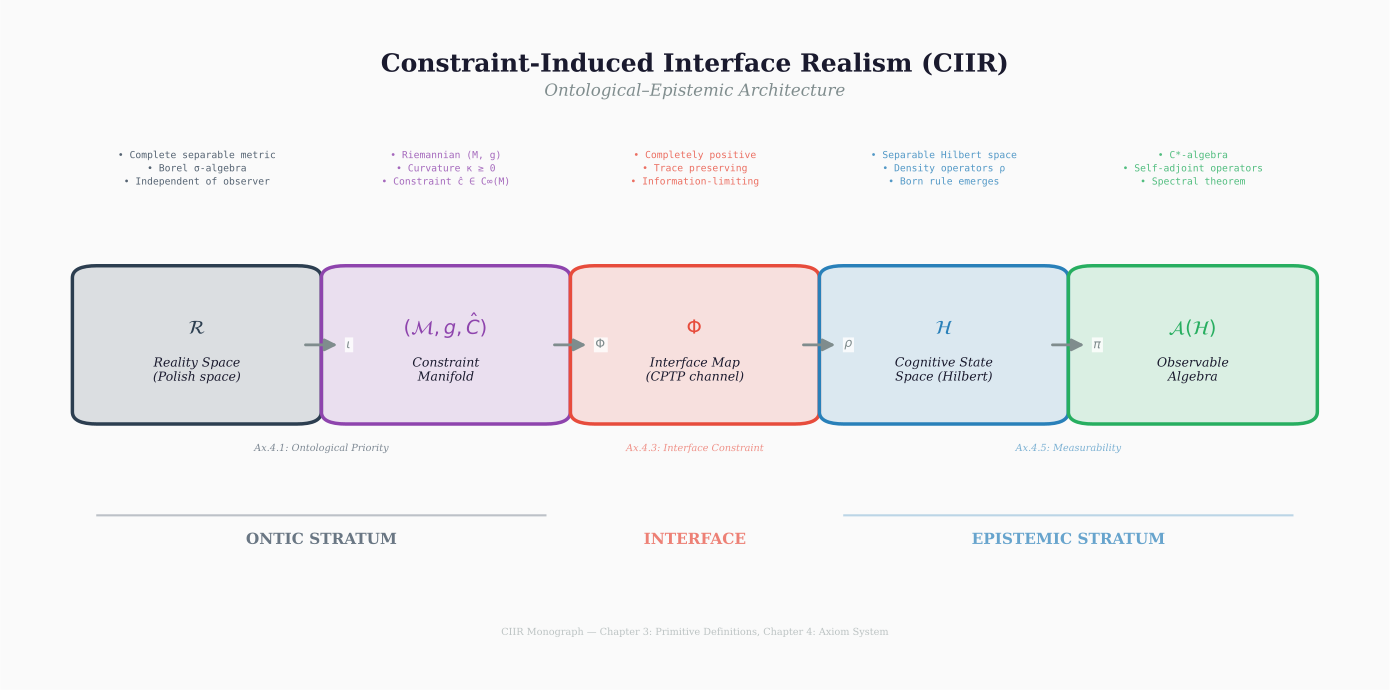

This figure's Python source:
#!/usr/bin/env python3
"""
Figure 1: CIIR Architecture Overview
=====================================
Layered diagram showing the full CIIR ontological–epistemic pipeline:

  Reality Space (R) → Constraint Manifold (M) → Interface Map (Φ)
  → Cognitive State Space (H) → Observable Algebra A(H)

Publication-quality, 300 DPI, Nature-style colour palette.
"""

import matplotlib
matplotlib.use("Agg")
import matplotlib.pyplot as plt
import matplotlib.patches as mpatches
from matplotlib.patches import FancyBboxPatch, FancyArrowPatch
import numpy as np

# ── colour palette (Nature / PRL style) ─────────────────────────
C_ONTIC    = "#2C3E50"   # dark blue-grey  — ontic stratum
C_CONSTR   = "#8E44AD"   # deep purple     — constraint layer
C_IFACE    = "#E74C3C"   # vermillion      — interface
C_EPISTEMIC = "#2980B9"  # steel blue      — epistemic (Hilbert)
C_OBS      = "#27AE60"   # emerald         — observable algebra
C_ARROW    = "#7F8C8D"   # grey            — arrows
C_BG       = "#FAFAFA"   # off-white       — background
C_TEXT     = "#1A1A2E"   # near-black      — text

def make_layer_box(ax, x, y, w, h, label, sublabel, colour, alpha=0.15):
    """Draw a rounded box with label."""
    box = FancyBboxPatch(
        (x - w / 2, y - h / 2), w, h,
        boxstyle="round,pad=0.02",
        facecolor=colour, edgecolor=colour,
        alpha=alpha, linewidth=2.0, zorder=2
    )
    ax.add_patch(box)
    border = FancyBboxPatch(
        (x - w / 2, y - h / 2), w, h,
        boxstyle="round,pad=0.02",
        facecolor="none", edgecolor=colour,
        linewidth=2.5, zorder=3
    )
    ax.add_patch(border)
    ax.text(x, y + 0.01, label,
            ha="center", va="bottom", fontsize=14, fontweight="bold",
            color=colour, zorder=4, family="serif")
    ax.text(x, y - 0.02, sublabel,
            ha="center", va="top", fontsize=9, color=C_TEXT,
            zorder=4, family="serif", style="italic")

def draw_arrow(ax, x0, y0, x1, y1, label, colour=C_ARROW):
    """Draw a styled arrow with label."""
    ax.annotate(
        "", xy=(x1, y1), xytext=(x0, y0),
        arrowprops=dict(
            arrowstyle="-|>", color=colour,
            lw=2.0, mutation_scale=18,
            connectionstyle="arc3,rad=0.0"
        ), zorder=5
    )
    mx, my = (x0 + x1) / 2, (y0 + y1) / 2
    ax.text(mx + 0.02, my, label,
            ha="left", va="center", fontsize=9, color=colour,
            fontweight="bold", family="serif", zorder=5,
            bbox=dict(facecolor="white", edgecolor="none",
                      alpha=0.8, pad=1))


def main():
    fig, ax = plt.subplots(figsize=(14, 7), dpi=300)
    fig.patch.set_facecolor(C_BG)
    ax.set_facecolor(C_BG)
    ax.set_xlim(-0.05, 1.05)
    ax.set_ylim(-0.05, 1.05)
    ax.axis("off")

    # Title
    ax.text(0.5, 0.98, "Constraint-Induced Interface Realism (CIIR)",
            ha="center", va="top", fontsize=18, fontweight="bold",
            color=C_TEXT, family="serif")
    ax.text(0.5, 0.93, "Ontological–Epistemic Architecture",
            ha="center", va="top", fontsize=12, color=C_ARROW,
            family="serif", style="italic")

    # ── Layers (left → right) ──
    bw, bh = 0.16, 0.22
    y_main = 0.50

    positions = [
        (0.10, y_main, C_ONTIC,     r"$\mathcal{R}$",
         "Reality Space\n(Polish space)"),
        (0.30, y_main, C_CONSTR,    r"$(\mathcal{M}, g, \hat{C})$",
         "Constraint\nManifold"),
        (0.50, y_main, C_IFACE,     r"$\Phi$",
         "Interface Map\n(CPTP channel)"),
        (0.70, y_main, C_EPISTEMIC, r"$\mathcal{H}$",
         "Cognitive State\nSpace (Hilbert)"),
        (0.90, y_main, C_OBS,       r"$\mathcal{A}(\mathcal{H})$",
         "Observable\nAlgebra"),
    ]

    for x, y, col, lbl, sub in positions:
        make_layer_box(ax, x, y, bw, bh, lbl, sub, col)

    # ── Arrows ──
    gap = 0.005
    arrows = [
        (0.10 + bw/2 + gap, y_main, 0.30 - bw/2 - gap, y_main,
         r"$\iota$"),
        (0.30 + bw/2 + gap, y_main, 0.50 - bw/2 - gap, y_main,
         r"$\Phi$"),
        (0.50 + bw/2 + gap, y_main, 0.70 - bw/2 - gap, y_main,
         r"$\rho$"),
        (0.70 + bw/2 + gap, y_main, 0.90 - bw/2 - gap, y_main,
         r"$\pi$"),
    ]
    for x0, y0, x1, y1, lbl in arrows:
        draw_arrow(ax, x0, y0, x1, y1, lbl)

    # ── Stratum labels ──
    ax.text(0.20, 0.18, "ONTIC STRATUM",
            ha="center", va="center", fontsize=11, fontweight="bold",
            color=C_ONTIC, family="serif", alpha=0.7)
    ax.plot([0.02, 0.38], [0.22, 0.22], color=C_ONTIC,
            lw=1.5, alpha=0.3, zorder=1)

    ax.text(0.80, 0.18, "EPISTEMIC STRATUM",
            ha="center", va="center", fontsize=11, fontweight="bold",
            color=C_EPISTEMIC, family="serif", alpha=0.7)
    ax.plot([0.62, 0.98], [0.22, 0.22], color=C_EPISTEMIC,
            lw=1.5, alpha=0.3, zorder=1)

    ax.text(0.50, 0.18, "INTERFACE",
            ha="center", va="center", fontsize=11, fontweight="bold",
            color=C_IFACE, family="serif", alpha=0.7)

    # ── Key properties ──
    props = [
        (0.10, 0.76, "• Complete separable metric\n• Borel σ-algebra\n"
         "• Independent of observer",
         C_ONTIC),
        (0.30, 0.76, "• Riemannian (M, g)\n• Curvature κ ≥ 0\n"
         "• Constraint ĉ ∈ C∞(M)",
         C_CONSTR),
        (0.50, 0.76, "• Completely positive\n• Trace preserving\n"
         "• Information-limiting",
         C_IFACE),
        (0.70, 0.76, "• Separable Hilbert space\n• Density operators ρ\n"
         "• Born rule emerges",
         C_EPISTEMIC),
        (0.90, 0.76, "• C*-algebra\n• Self-adjoint operators\n"
         "• Spectral theorem",
         C_OBS),
    ]
    for x, y, txt, col in props:
        ax.text(x, y, txt, ha="center", va="bottom", fontsize=7,
                color=col, family="monospace", alpha=0.8,
                linespacing=1.5)

    # ── Axiom labels ──
    ax.text(0.20, 0.33, "Ax.4.1: Ontological Priority",
            ha="center", va="center", fontsize=7, color=C_ONTIC,
            family="serif", style="italic", alpha=0.6)
    ax.text(0.50, 0.33, "Ax.4.3: Interface Constraint",
            ha="center", va="center", fontsize=7, color=C_IFACE,
            family="serif", style="italic", alpha=0.6)
    ax.text(0.80, 0.33, "Ax.4.5: Measurability",
            ha="center", va="center", fontsize=7, color=C_EPISTEMIC,
            family="serif", style="italic", alpha=0.6)

    # ── Footer ──
    ax.text(0.5, 0.02,
            "CIIR Monograph — Chapter 3: Primitive Definitions, "
            "Chapter 4: Axiom System",
            ha="center", va="bottom", fontsize=7, color=C_ARROW,
            family="serif", alpha=0.5)

    plt.tight_layout()
    plt.savefig("manuscripts/ciir_monograph/figures/fig01_ciir_architecture.png",
                dpi=300, bbox_inches="tight", facecolor=C_BG)
    plt.savefig("manuscripts/ciir_monograph/figures/fig01_ciir_architecture.pdf",
                bbox_inches="tight", facecolor=C_BG)
    plt.close()
    print("✓ Figure 1 saved: fig01_ciir_architecture.{png,pdf}")


if __name__ == "__main__":
    main()
